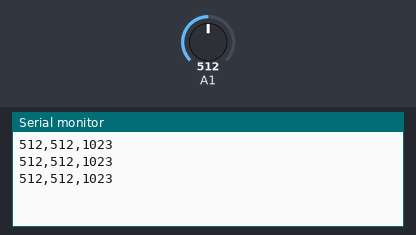
This sketch was run on a simulated Arduino Uno, built with avr-gcc and run on an emulated ATmega328P. Shown: the last lines printed to the serial monitor. The inputs (shaded band) are chosen by the test bench; at power-on: A1 = 512.

Above: at 1.2 s.
1.3 s: A1 set to 716
At 1.9 s:
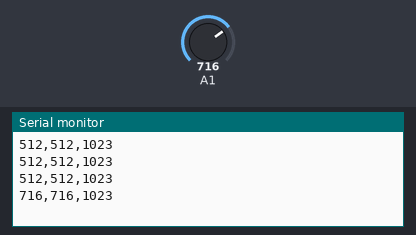
2.8 s: A1 set to 900
At 3.4 s:
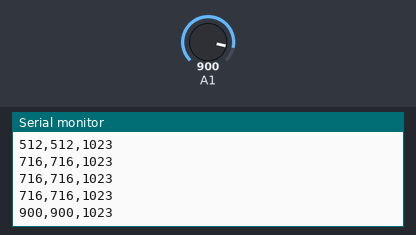
Timing chart, 0 to 5.8 s (numbered marks = the images above; inputs shaded):
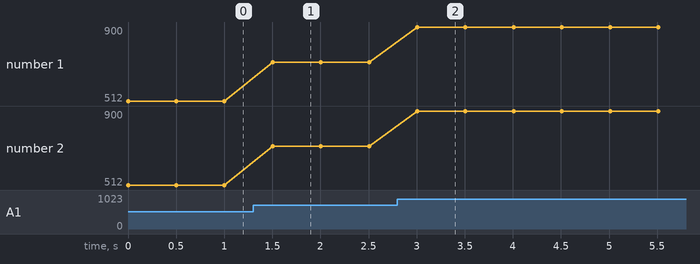

The sketch:

Ejercicio02-Hector.ino
```cpp
int maximo = 0;
int minimo = 1023;

void setup() {
  // put your setup code here, to run once:
  Serial.begin(9600);
}

void loop() {
  // put your main code here, to run repeatedly:
  maximo = max(maximo,analogRead(A1));
  minimo = max(minimo,analogRead(A1));
  Serial.print(analogRead(A1));
  Serial.print(",");
  Serial.print(maximo);
  Serial.print(",");
  Serial.println(minimo);
  delay(500);
}
```

Measured:
- after the input at 1.3 s, the serial monitor: prints a new line after 0.20 s (image 1)
- after the input at 2.8 s, the serial monitor: prints a new line after 0.21 s (image 2)
- plotted number 1: 512 → 716 after the input at 1.3 s, 716 → 900 after the input at 2.8 s
- plotted number 2: 512 → 716 after the input at 1.3 s, 716 → 900 after the input at 2.8 s
